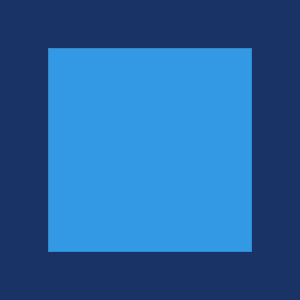

Here is the Python script that generated this plot:
#!/usr/bin/env python

# Test vtkCompositePolyDataMapper bounds with empty blocks.

import vtkmodules.vtkInteractionStyle  # noqa: F401
import vtkmodules.vtkRenderingFreeType  # noqa: F401
import vtkmodules.vtkRenderingOpenGL2  # noqa: F401

from vtkmodules.vtkCommonCore import vtkPoints
from vtkmodules.vtkCommonDataModel import (
    vtkCellArray,
    vtkMultiBlockDataSet,
    vtkPolyData,
)
from vtkmodules.vtkRenderingCore import (
    vtkActor,
    vtkCompositePolyDataMapper,
    vtkRenderWindow,
    vtkRenderWindowInteractor,
    vtkRenderer,
)

# Create points for a quad
points = vtkPoints()
bounds = [2.0, 4.0, -5.0, -3.0, 0.0, 0.0]
for y in [bounds[2], bounds[3]]:
    for x in [bounds[0], bounds[1]]:
        points.InsertNextPoint(x, y, 0)

# One quad cell
polys = vtkCellArray()
polys.InsertNextCell(4)
for pid in [0, 1, 3, 2]:
    polys.InsertCellPoint(pid)

# Polydata with single quad
poly_data = vtkPolyData()
poly_data.SetPoints(points)
poly_data.SetPolys(polys)

# Empty polydata
empty = vtkPolyData()

# Composite dataset with empty block following non-empty block
multi_block = vtkMultiBlockDataSet()
multi_block.SetBlock(0, poly_data)
multi_block.SetBlock(1, empty)

# Map the composite dataset
composite_mapper = vtkCompositePolyDataMapper()
composite_mapper.SetInputDataObject(multi_block)

# Display the composite dataset
actor = vtkActor()
actor.SetMapper(composite_mapper)
actor.GetProperty().SetColor(0.2, 0.6, 0.9)
actor.GetProperty().EdgeVisibilityOn()

renderer = vtkRenderer()
renderer.AddActor(actor)
renderer.SetBackground(0.1, 0.2, 0.4)

render_window = vtkRenderWindow()
render_window.AddRenderer(renderer)
render_window.SetWindowName("composite polydata mapper bounds")
render_window.SetMultiSamples(0)
render_window.SetSize(300, 300)

interactor = vtkRenderWindowInteractor()
interactor.SetRenderWindow(render_window)

# Scene
renderer.ResetCamera()

interactor.Initialize()
interactor.Start()
